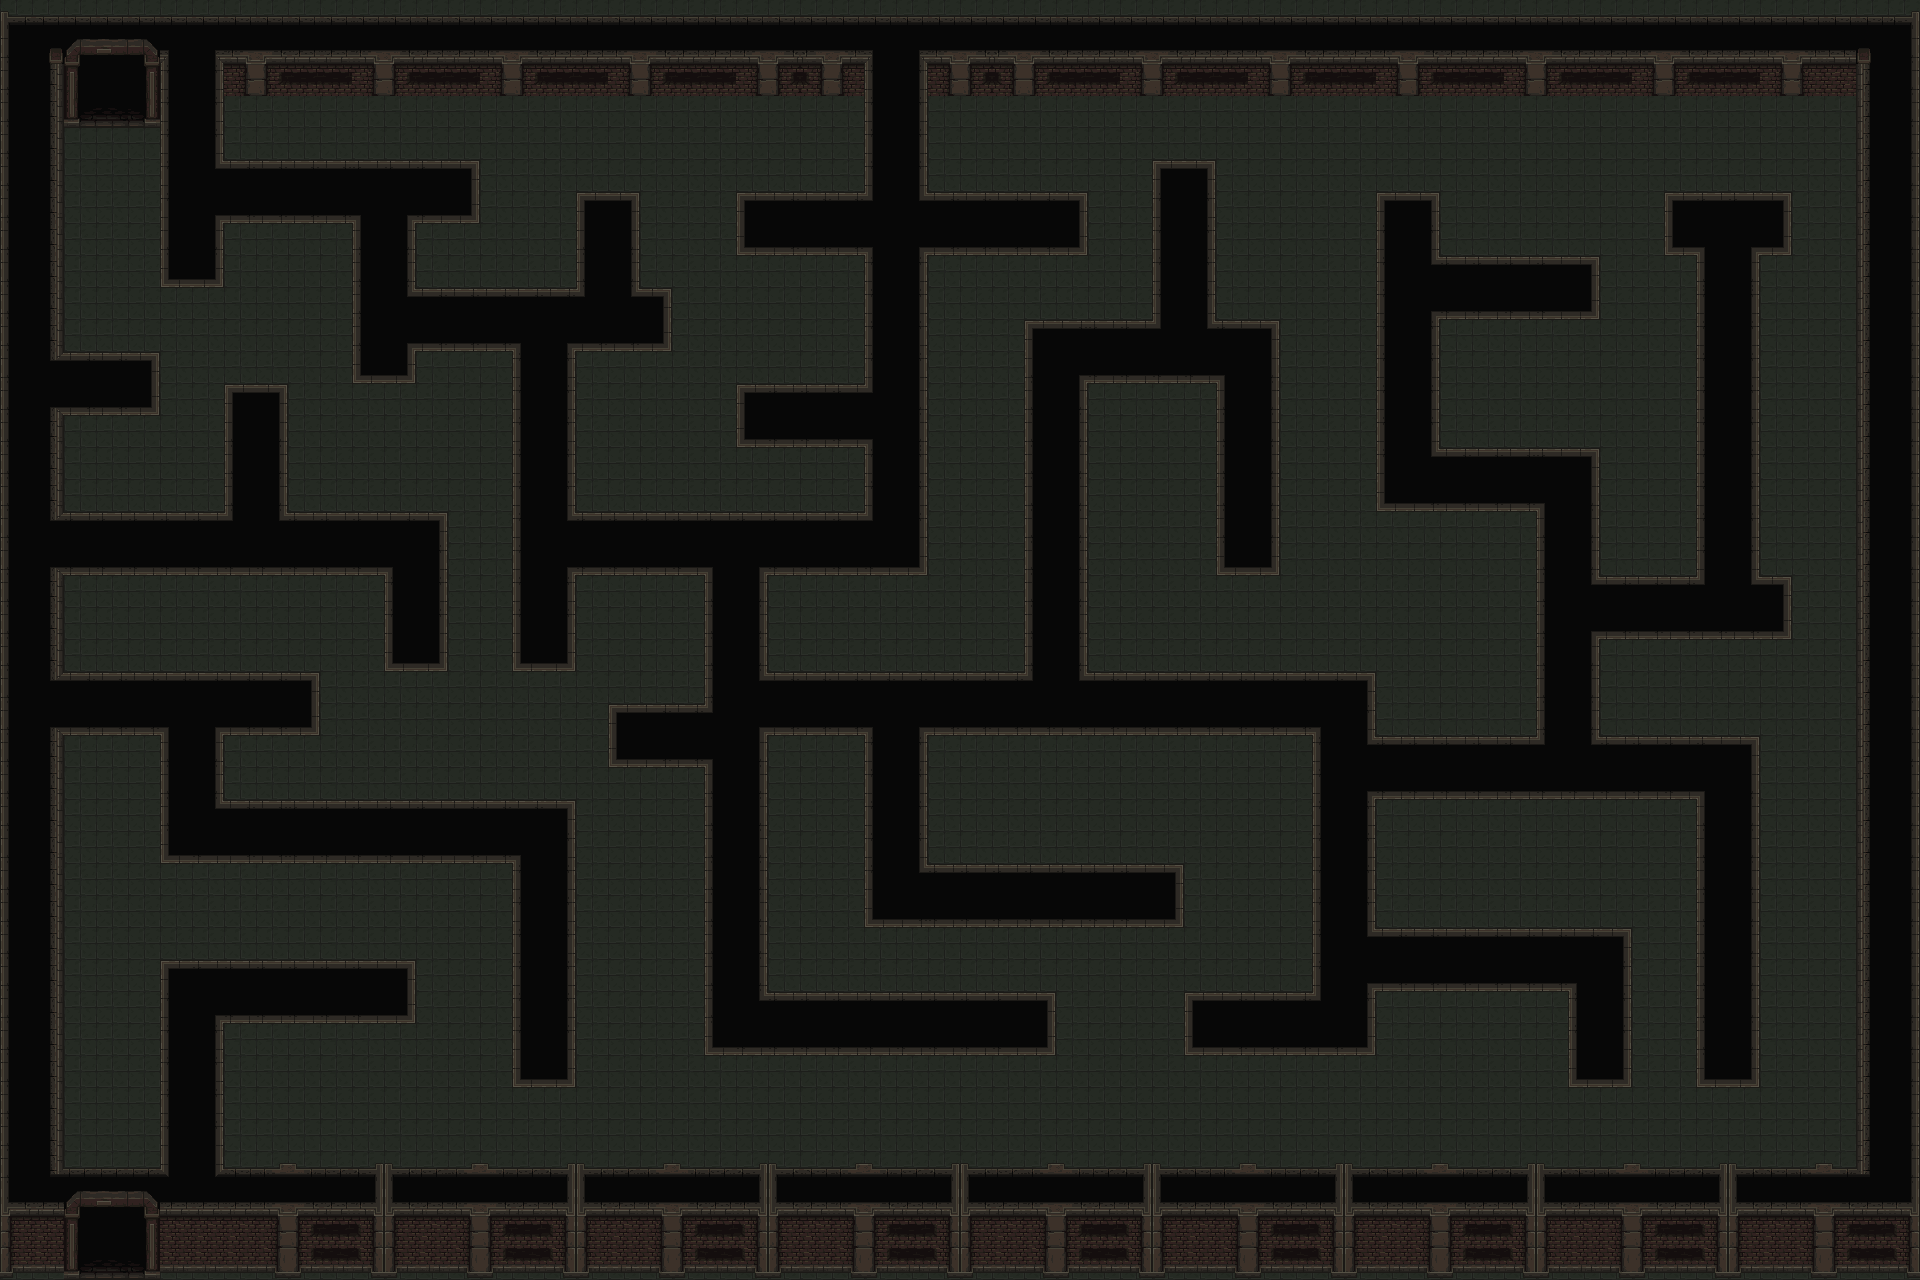

A level layout from a 2D game, rendered from its tile map. Below: a short description, then the map file with tile-grid data replaced by summaries:
An orthogonal 60x40 tile map with 32x32 px tiles, 3 tile layers (ground, walls, decor), 9 tilesets and 17 objects (7x enemy, 6x trap, 2x key, player_spawn, potion).

<map version="1.10" tiledversion="1.12.2" orientation="orthogonal" renderorder="right-down" width="60" height="40" tilewidth="32" tileheight="32" infinite="0" nextlayerid="18" nextobjectid="32">
 <tileset firstgid="1" source="tileset.tsx" />
 <tileset firstgid="25" source="rekindled.tsx" />
 <tileset firstgid="41" source="mainlevbuild.tsx" />
 <tileset firstgid="681" source="roundwallcorners.tsx" />
 <tileset firstgid="682" source="sidewallcorner.tsx" />
 <tileset firstgid="683" source="bit corner.tsx" />
 <tileset firstgid="684" source="cornertest3.tsx" />
 <tileset firstgid="685" source="botttomcorner.tsx" />
 <tileset firstgid="686" source="chirurgeons.tsx" />
 <layer id="16" name="ground" width="60" height="40">
  <data>[2400 cells, 2400 non-empty, 5 distinct tile ids]</data>
 </layer>
 <layer id="15" name="walls" width="60" height="40">
  <properties>
   <property name="solid" value="true" />
  </properties>
  <data>[2400 cells, 1199 non-empty, 38 distinct tile ids]</data>
 </layer>
 <layer id="5" name="decor" width="60" height="40">
  <data>[2400 cells, 0 non-empty, 0 distinct tile ids]</data>
 </layer>
 <objectgroup id="17" name="objects" visible="0">
  <object id="16" name="player_spawn" x="122.221" y="1146.13">
   <point />
  </object>
  <object id="17" name="enemy_2" type="enemy" x="1814.22" y="409.451">
   <point />
  </object>
  <object id="19" name="enemy_1" type="enemy" x="1367.8" y="317.567">
   <point />
  </object>
  <object id="20" name="enemy_2" type="enemy" x="1680.81" y="925.172">
   <point />
  </object>
  <object id="21" name="enemy_3" type="enemy" x="1272.76" y="662.133">
   <point />
  </object>
  <object id="22" name="key_1" type="key" x="227.198" y="360.9">
   <point />
  </object>
  <object id="22" name="trap_1" type="trap" x="1344.87" y="958.028" width="32" height="32" />
  <object id="23" name="trap_2" type="trap" x="1487.35" y="224.572" width="32" height="32" />
  <object id="24" name="trap_3" type="trap" x="1609.51" y="155.367" width="32" height="32" />
  <object id="17" name="enemy_3" type="enemy" x="745.113" y="972.137">
   <point />
  </object>
  <object id="19" name="enemy_2" type="enemy" x="100.49" y="514.364">
   <point />
  </object>
  <object id="22" name="key_1" type="key" x="584.761" y="1133.38">
   <point />
  </object>
  <object id="22" name="trap_1" type="trap" x="722.925" y="460.442" width="32" height="32" />
  <object id="23" name="trap_2" type="trap" x="252.925" y="573.701" width="32" height="32" />
  <object id="24" name="trap_3" type="trap" x="1141.23" y="174.057" width="32" height="32" />
  <object id="27" name="enemy_1" type="enemy" x="427.867" y="934.146">
   <point />
  </object>
  <object id="35" name="potion_1" type="potion" x="801.766" y="189.58">
   <point />
  </object>
 </objectgroup>
</map>
